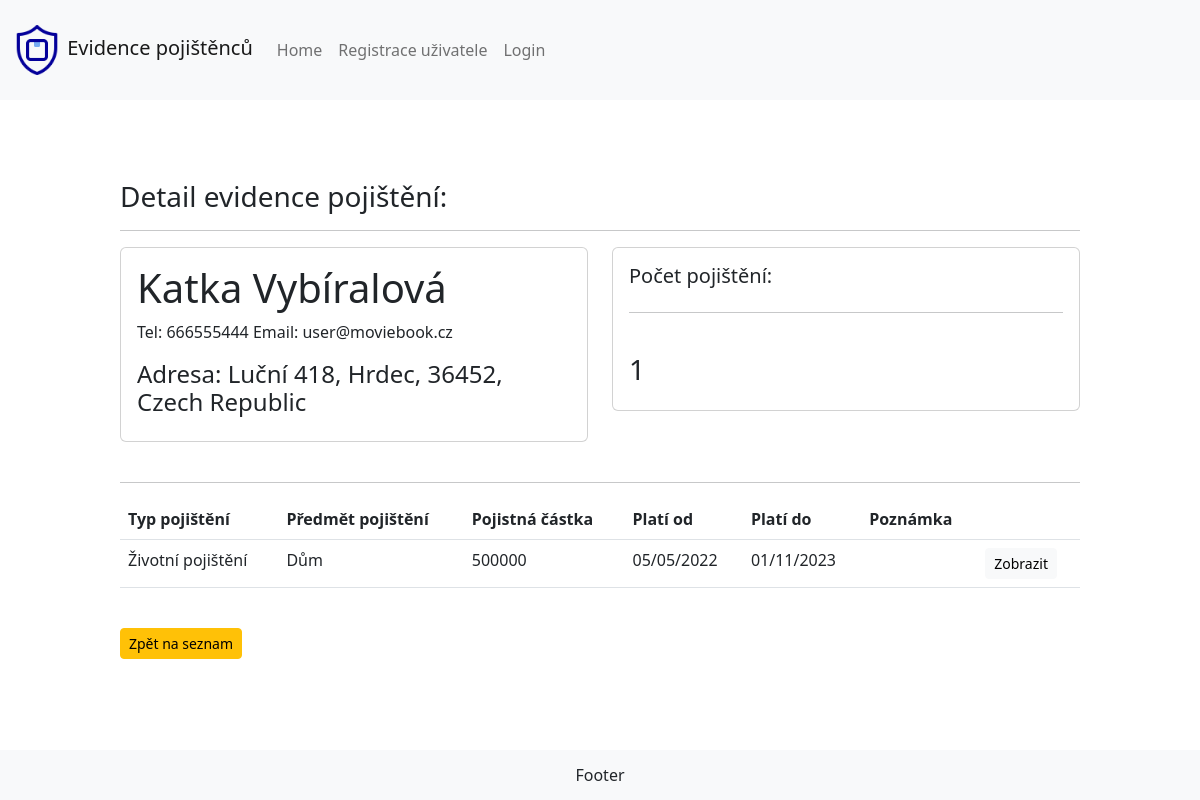
The app's page /pojistenci/pojistenec_detail/26/ with its own data.
### pojistenci/models.py (models this page shows, shortened)
class Pojistenec(models.Model):
    jmeno = models.CharField(max_length=200, verbose_name='Jméno')
    prijmeni = models.CharField(max_length=200, verbose_name='Příjmení')
    email = models.EmailField(max_length=200)
    telefon = models.CharField(max_length=15, verbose_name='Telefon')
    ulice_cp = models.CharField(
        max_length=200, verbose_name='Ulice a číslo popisné')
    mesto = models.CharField(max_length=100, verbose_name='Město')
    psc = models.CharField(max_length=9, verbose_name='PSČ')
    stat = models.ForeignKey(
        Stat, on_delete=models.SET_NULL, null=True, verbose_name='Stát')
    def __init__(self, *args, **kwargs):
        super(Pojistenec, self).__init__(*args, **kwargs)
    class Meta:
        verbose_name = 'Pojištěnec'
        verbose_name_plural = 'Pojištěnci'

class Stat(models.Model):
    stat = models.CharField(max_length=50)
    ordering = ['-stat']
    def __str__(self) -> str:
        return self.stat
    class Meta:
        verbose_name = 'Stát'
        verbose_name_plural = 'Státy'

class SeznamPojisteni(models.Model):
    pojistenec = models.ForeignKey(
        Pojistenec, null=True, on_delete=models.CASCADE, verbose_name='Pojištěnec')
    typ_pojisteni = models.ForeignKey(
        TypPojisteni, null=True, on_delete=models.SET_NULL, verbose_name='Druh pojištění')
    predmet_pojisteni = models.CharField(max_length=80, null=True, verbose_name='Předmět pojištění')
    hodnota_pojisteni = models.CharField(max_length=10, null=True, verbose_name='Hodnota pojištění')
    plati_od = models.CharField(max_length=10, null=True, verbose_name='Platí od')
    plati_do = models.CharField(max_length=10, null=True, verbose_name='Platí do')
    poznamka = models.TextField(null=True, verbose_name='Poznámka', blank=True) # není povinné pole
    date_created = models.DateTimeField(auto_now_add=True, null=True, verbose_name='Datum vytvoření')
    class Meta:
        verbose_name = 'Seznam pojištění'
        verbose_name_plural = 'Seznam pojištění'

class TypPojisteni(models.Model):
    nazev_pojisteni = models.CharField(max_length=100)
    def __str__(self) -> str:
        return self.nazev_pojisteni
    class Meta:
        verbose_name = 'Druh pojištění'
        verbose_name_plural = 'Druhy pojištění'

### pojistenci/views.py (the view, shortened to what this page needs)
class AktualPojistenec2(generic.DetailView):
    model = SeznamPojisteni
    template_name = 'pojistenci/pojistenec_detail.html'
    def get(self, request, pk):
        try:
            pojistenec = Pojistenec.objects.get(id=pk)
        except:
            return redirect('home')
        pojistky = SeznamPojisteni.objects.filter(pojistenec_id=pk)
        total_pojisteni = pojistky.count()
        context = {'pojistenec':pojistenec,'pojistky':pojistky, 'pocet_pojistek':total_pojisteni}
        return render(request, self.template_name, context)

### pojistenci/templates/pojistenci/pojistenec_detail.html (shortened to what this page needs)
{% extends 'base.html' %} {% block content %}
<h3>Detail evidence pojištění:</h3>
<hr />
<div class="row">
  <div class="col-md">
    <div class="card card-body">
      <h1>{{pojistenec.jmeno}} {{pojistenec.prijmeni}}</h1>
      <p>Tel: {{pojistenec.telefon}} Email: {{pojistenec.email}}</p>
      <h4>
        Adresa: {{pojistenec.ulice_cp}}, {{pojistenec.mesto}}, {{pojistenec.psc}},
        {{pojistenec.stat}}
      </h4>
    </div>
  </div>
  <div class="col-md">
    <div class="card card-body">
      <h5>Počet pojištění:</h5>
      <hr>
      <br>
      <h3>{{pocet_pojistek}}</h3>
    </div>
  </div>
</div>
<br>
<hr />
<table class="table table-hover">
  <tr>
    <th>Typ pojištění</th>
    <th>Předmět pojištění</th>
    <th>Pojistná částka</th>
    <th>Platí od</th>
    <th>Platí do</th>
    <th>Poznámka</th>
    <th></th>
  </tr>
  {% for pojistka in pojistky %}
  <tr>
    <td>{{pojistka.typ_pojisteni}}</td>
    <td>{{pojistka.predmet_pojisteni}}</td>
    <td>{{pojistka.hodnota_pojisteni}}</td>
    <td>{{pojistka.plati_od}}</td>
    <td>{{pojistka.plati_do}}</td>
    <td>{{pojistka.poznamka}}</td>
    <td><a class="btn btn-sm btn-light" href="{% url 'pojisteni_detail' pojistka.id %}">Zobrazit</a> </td>
  </tr>
  {% endfor %}
</table>
<br>
<a class="btn btn-sm btn-warning" href="{% url 'home' %}">Zpět na seznam</a>
{% endblock %}

### pojistenci/static/css/style.css (style rules this page uses)
html, body { width: 100%; height: 100%; margin: 0; }

### records on screen
Pojistenec: jmeno "Katka", prijmeni "Vybíralová", telefon "666555444", email "user@moviebook.cz", ulice_cp "Luční 418", mesto "Hrdec", psc "36452", stat "Czech Republic"
SeznamPojisteni: typ_pojisteni "Životní pojištění", predmet_pojisteni "Dům", hodnota_pojisteni "500000", plati_od "05/05/2022", plati_do "01/11/2023"

### other values on screen
{{ pocet_pojistek }} "1"
